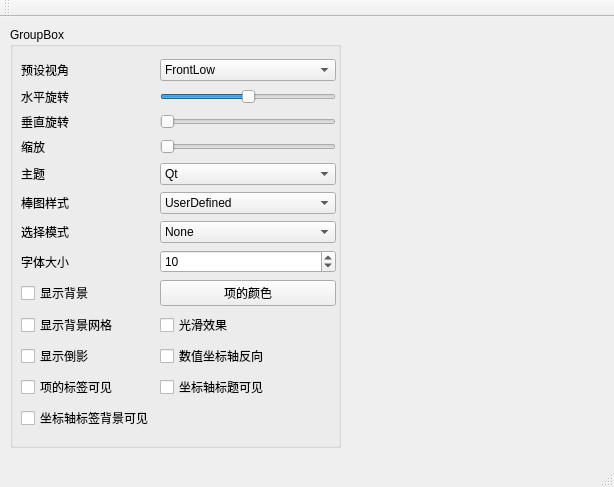
<?xml version="1.0" encoding="UTF-8"?>
<ui version="4.0">
 <class>MainWindow</class>
 <widget class="QMainWindow" name="MainWindow">
  <property name="geometry">
   <rect>
    <x>0</x>
    <y>0</y>
    <width>614</width>
    <height>487</height>
   </rect>
  </property>
  <property name="windowTitle">
   <string>MainWindow</string>
  </property>
  <widget class="QWidget" name="centralWidget">
   <widget class="QGroupBox" name="groupBox">
    <property name="geometry">
     <rect>
      <x>10</x>
      <y>10</y>
      <width>331</width>
      <height>421</height>
     </rect>
    </property>
    <property name="title">
     <string>GroupBox</string>
    </property>
    <widget class="QWidget" name="gridLayoutWidget">
     <property name="geometry">
      <rect>
       <x>0</x>
       <y>20</y>
       <width>337</width>
       <height>401</height>
      </rect>
     </property>
     <layout class="QGridLayout" name="gridLayout">
      <item row="11" column="0">
       <widget class="QCheckBox" name="chkBoxItemLabel">
        <property name="text">
         <string>项的标签可见</string>
        </property>
       </widget>
      </item>
      <item row="11" column="1">
       <widget class="QCheckBox" name="checkBox_7">
        <property name="text">
         <string>坐标轴标题可见</string>
        </property>
       </widget>
      </item>
      <item row="10" column="0">
       <widget class="QCheckBox" name="checkBox_4">
        <property name="text">
         <string>显示倒影</string>
        </property>
       </widget>
      </item>
      <item row="10" column="1">
       <widget class="QCheckBox" name="chkBoxReverse">
        <property name="text">
         <string>数值坐标轴反向</string>
        </property>
       </widget>
      </item>
      <item row="7" column="1">
       <widget class="QSpinBox" name="spinBox">
        <property name="value">
         <number>10</number>
        </property>
       </widget>
      </item>
      <item row="9" column="1">
       <widget class="QCheckBox" name="checkBox_3">
        <property name="text">
         <string>光滑效果</string>
        </property>
       </widget>
      </item>
      <item row="8" column="1">
       <widget class="QPushButton" name="pushButton">
        <property name="text">
         <string>项的颜色</string>
        </property>
       </widget>
      </item>
      <item row="8" column="0">
       <widget class="QCheckBox" name="choBoxBackground">
        <property name="text">
         <string>显示背景</string>
        </property>
       </widget>
      </item>
      <item row="9" column="0">
       <widget class="QCheckBox" name="chkBoxGrid">
        <property name="text">
         <string>显示背景网格</string>
        </property>
       </widget>
      </item>
      <item row="0" column="1">
       <widget class="QComboBox" name="comboCamera">
        <item>
         <property name="text">
          <string>FrontLow</string>
         </property>
        </item>
        <item>
         <property name="text">
          <string>Front</string>
         </property>
        </item>
        <item>
         <property name="text">
          <string>FrontHigh</string>
         </property>
        </item>
        <item>
         <property name="text">
          <string>LeftLow</string>
         </property>
        </item>
        <item>
         <property name="text">
          <string>Left</string>
         </property>
        </item>
        <item>
         <property name="text">
          <string>LeftHigh</string>
         </property>
        </item>
        <item>
         <property name="text">
          <string>RightLow</string>
         </property>
        </item>
        <item>
         <property name="text">
          <string>Right</string>
         </property>
        </item>
        <item>
         <property name="text">
          <string>RightHigh</string>
         </property>
        </item>
        <item>
         <property name="text">
          <string>BehindLow</string>
         </property>
        </item>
        <item>
         <property name="text">
          <string>Behind</string>
         </property>
        </item>
        <item>
         <property name="text">
          <string>BehindHigh</string>
         </property>
        </item>
        <item>
         <property name="text">
          <string>IsometricLeft</string>
         </property>
        </item>
        <item>
         <property name="text">
          <string>IsometricLeftHigh</string>
         </property>
        </item>
        <item>
         <property name="text">
          <string>IsometricRight</string>
         </property>
        </item>
        <item>
         <property name="text">
          <string>IsometricRightHigh</string>
         </property>
        </item>
        <item>
         <property name="text">
          <string>DirectlyAbove</string>
         </property>
        </item>
        <item>
         <property name="text">
          <string>DirectlyAboveCW45</string>
         </property>
        </item>
        <item>
         <property name="text">
          <string>DirectlyAboveCCW45</string>
         </property>
        </item>
        <item>
         <property name="text">
          <string>FrontBelow</string>
         </property>
        </item>
        <item>
         <property name="text">
          <string>LeftBelow</string>
         </property>
        </item>
        <item>
         <property name="text">
          <string>RightBelow</string>
         </property>
        </item>
        <item>
         <property name="text">
          <string>BehindBelow</string>
         </property>
        </item>
        <item>
         <property name="text">
          <string>DirectlyBelow</string>
         </property>
        </item>
       </widget>
      </item>
      <item row="1" column="0">
       <widget class="QLabel" name="label_2">
        <property name="text">
         <string>水平旋转</string>
        </property>
       </widget>
      </item>
      <item row="5" column="0">
       <widget class="QLabel" name="label_6">
        <property name="text">
         <string>棒图样式</string>
        </property>
       </widget>
      </item>
      <item row="4" column="0">
       <widget class="QLabel" name="label_5">
        <property name="text">
         <string>主题</string>
        </property>
       </widget>
      </item>
      <item row="4" column="1">
       <widget class="QComboBox" name="cBoxTheme">
        <item>
         <property name="text">
          <string>Qt</string>
         </property>
        </item>
        <item>
         <property name="text">
          <string>PrimaryColors</string>
         </property>
        </item>
        <item>
         <property name="text">
          <string>Digia</string>
         </property>
        </item>
        <item>
         <property name="text">
          <string>StoneMoss</string>
         </property>
        </item>
        <item>
         <property name="text">
          <string>ArmyBlue</string>
         </property>
        </item>
        <item>
         <property name="text">
          <string>Retro</string>
         </property>
        </item>
        <item>
         <property name="text">
          <string>Ebony</string>
         </property>
        </item>
        <item>
         <property name="text">
          <string>Isabelle</string>
         </property>
        </item>
        <item>
         <property name="text">
          <string>UserDefined</string>
         </property>
        </item>
       </widget>
      </item>
      <item row="2" column="0">
       <widget class="QLabel" name="label_3">
        <property name="text">
         <string>垂直旋转</string>
        </property>
       </widget>
      </item>
      <item row="3" column="1">
       <widget class="QSlider" name="slideZoom">
        <property name="minimum">
         <number>10</number>
        </property>
        <property name="maximum">
         <number>500</number>
        </property>
        <property name="orientation">
         <enum>Qt::Horizontal</enum>
        </property>
       </widget>
      </item>
      <item row="5" column="1">
       <widget class="QComboBox" name="cBoxBarStyle">
        <item>
         <property name="text">
          <string>UserDefined</string>
         </property>
        </item>
        <item>
         <property name="text">
          <string>Bar</string>
         </property>
        </item>
        <item>
         <property name="text">
          <string>Cube</string>
         </property>
        </item>
        <item>
         <property name="text">
          <string>Pyramid</string>
         </property>
        </item>
        <item>
         <property name="text">
          <string>Cone</string>
         </property>
        </item>
        <item>
         <property name="text">
          <string>Cylinder</string>
         </property>
        </item>
        <item>
         <property name="text">
          <string>BevelBar</string>
         </property>
        </item>
        <item>
         <property name="text">
          <string>BevelCube</string>
         </property>
        </item>
        <item>
         <property name="text">
          <string>Sphere</string>
         </property>
        </item>
        <item>
         <property name="text">
          <string>Minimal</string>
         </property>
        </item>
        <item>
         <property name="text">
          <string>Arrow</string>
         </property>
        </item>
        <item>
         <property name="text">
          <string>Point</string>
         </property>
        </item>
       </widget>
      </item>
      <item row="1" column="1">
       <widget class="QSlider" name="sliderH">
        <property name="minimum">
         <number>-180</number>
        </property>
        <property name="maximum">
         <number>180</number>
        </property>
        <property name="orientation">
         <enum>Qt::Horizontal</enum>
        </property>
       </widget>
      </item>
      <item row="3" column="0">
       <widget class="QLabel" name="label_4">
        <property name="text">
         <string>缩放</string>
        </property>
       </widget>
      </item>
      <item row="2" column="1">
       <widget class="QSlider" name="sliderV">
        <property name="maximum">
         <number>90</number>
        </property>
        <property name="orientation">
         <enum>Qt::Horizontal</enum>
        </property>
       </widget>
      </item>
      <item row="0" column="0">
       <widget class="QLabel" name="label">
        <property name="text">
         <string>预设视角</string>
        </property>
       </widget>
      </item>
      <item row="6" column="0">
       <widget class="QLabel" name="label_7">
        <property name="text">
         <string>选择模式</string>
        </property>
       </widget>
      </item>
      <item row="7" column="0">
       <widget class="QLabel" name="label_8">
        <property name="text">
         <string>字体大小</string>
        </property>
       </widget>
      </item>
      <item row="6" column="1">
       <widget class="QComboBox" name="cBoxSelectionMode">
        <item>
         <property name="text">
          <string>None</string>
         </property>
        </item>
        <item>
         <property name="text">
          <string>Item</string>
         </property>
        </item>
        <item>
         <property name="text">
          <string>Row</string>
         </property>
        </item>
        <item>
         <property name="text">
          <string>ItemAndRow</string>
         </property>
        </item>
        <item>
         <property name="text">
          <string>Column</string>
         </property>
        </item>
        <item>
         <property name="text">
          <string>ItemAndColumn</string>
         </property>
        </item>
        <item>
         <property name="text">
          <string>RowAndColumn</string>
         </property>
        </item>
        <item>
         <property name="text">
          <string>ItemRowAndColumn</string>
         </property>
        </item>
        <item>
         <property name="text">
          <string>Slice</string>
         </property>
        </item>
       </widget>
      </item>
      <item row="12" column="0">
       <widget class="QCheckBox" name="chkBoxAxisBackground">
        <property name="text">
         <string>坐标轴标签背景可见</string>
        </property>
       </widget>
      </item>
     </layout>
    </widget>
   </widget>
  </widget>
  <widget class="QMenuBar" name="menuBar">
   <property name="geometry">
    <rect>
     <x>0</x>
     <y>0</y>
     <width>614</width>
     <height>22</height>
    </rect>
   </property>
  </widget>
  <widget class="QToolBar" name="mainToolBar">
   <attribute name="toolBarArea">
    <enum>TopToolBarArea</enum>
   </attribute>
   <attribute name="toolBarBreak">
    <bool>false</bool>
   </attribute>
  </widget>
  <widget class="QStatusBar" name="statusBar"/>
 </widget>
 <layoutdefault spacing="6" margin="11"/>
 <resources/>
 <connections/>
</ui>
